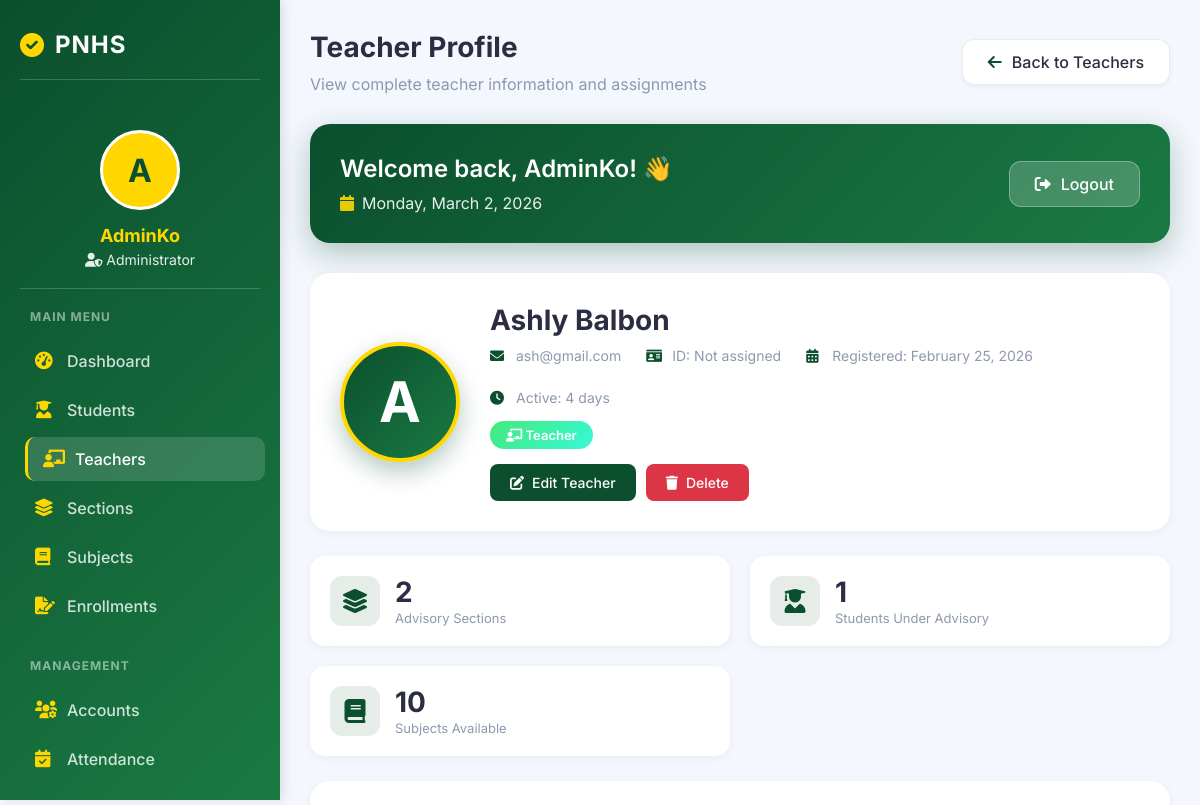
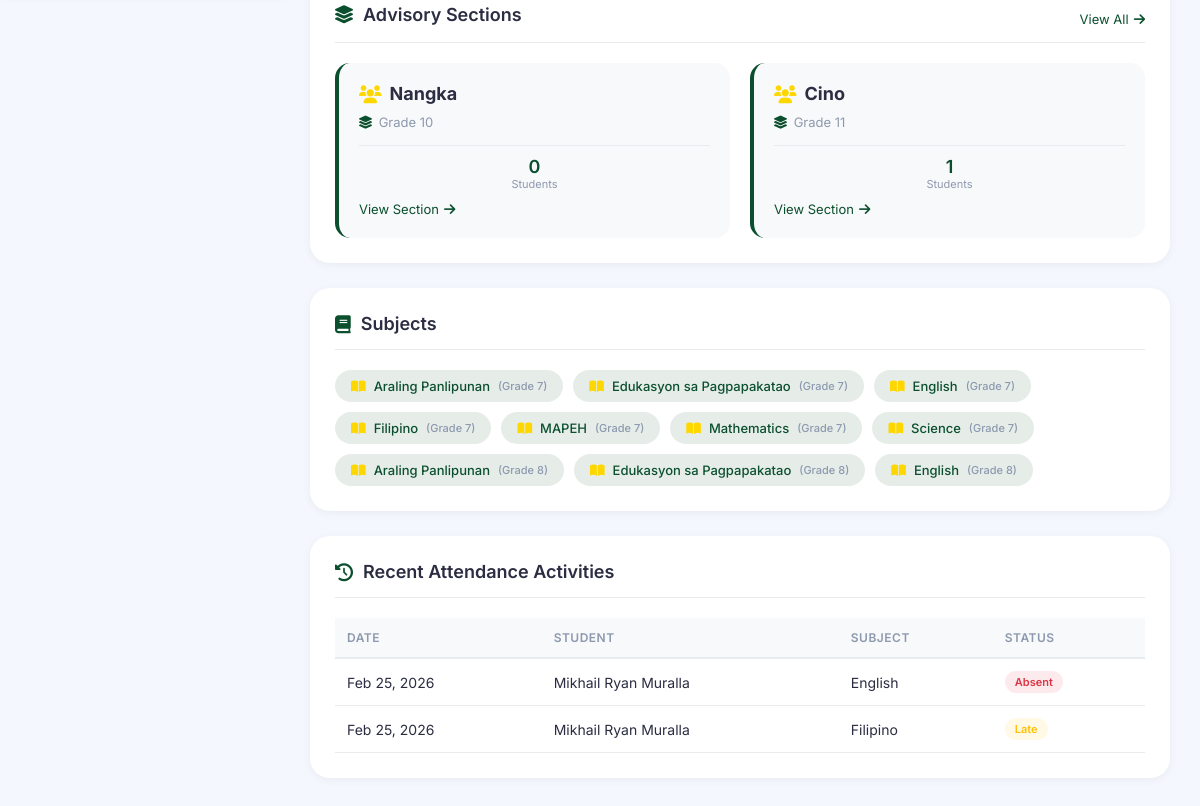
The app's page /admin/view_teacher.php?id=9 (signed in), older data (2 pictures, top to bottom).
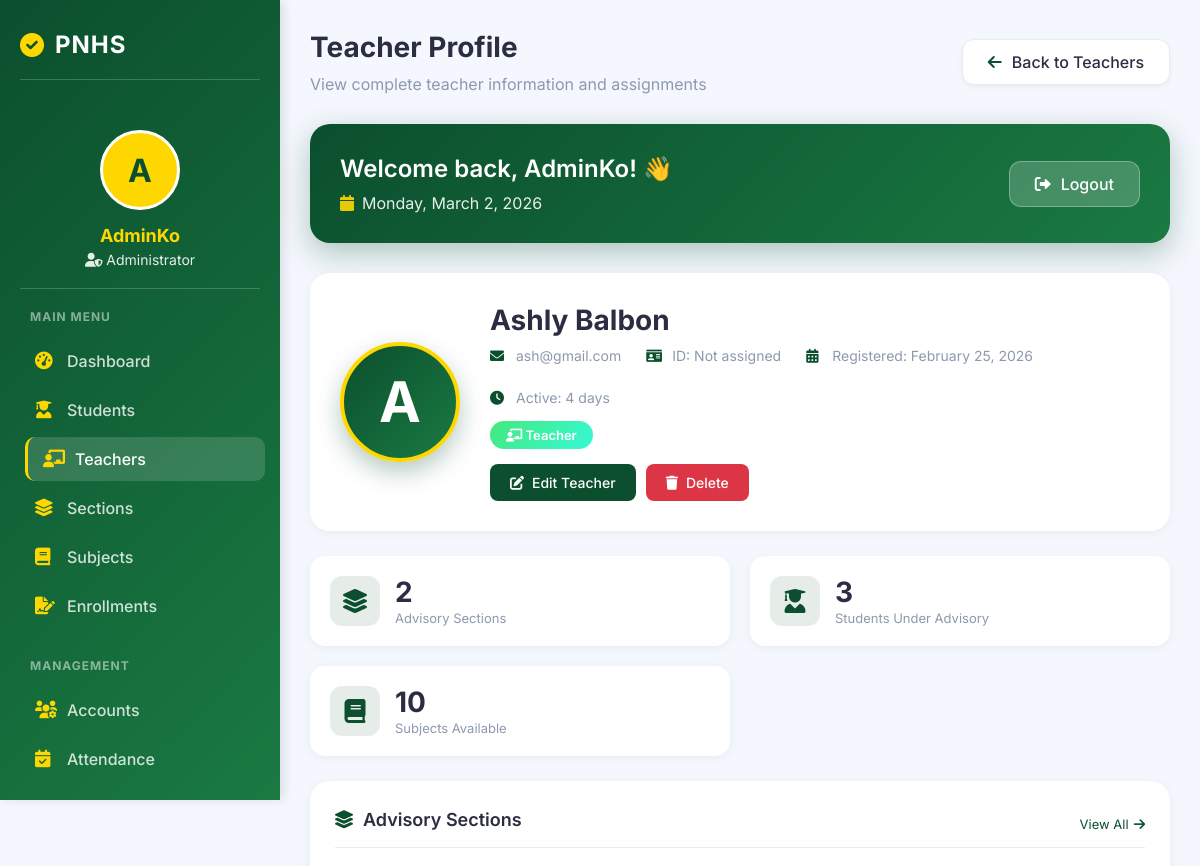
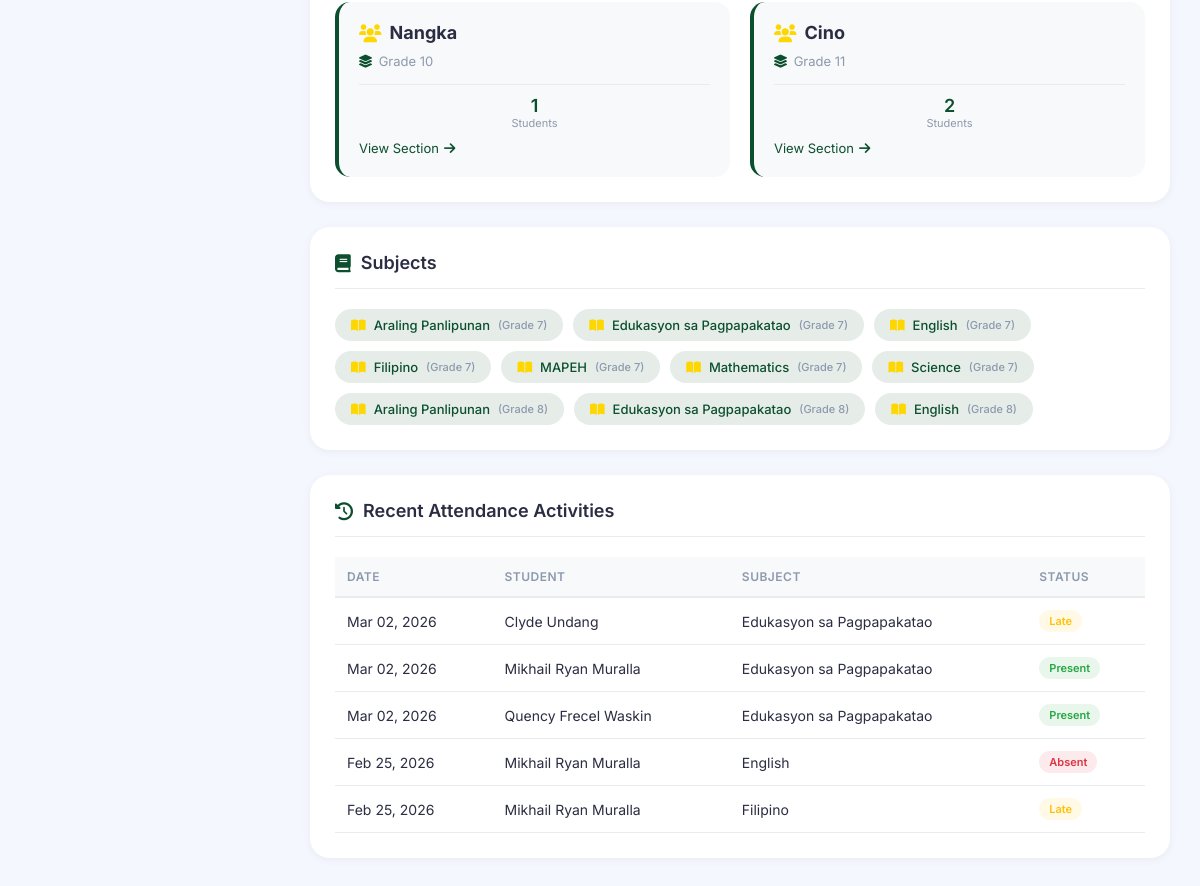
The same page, newer data (2 pictures, top to bottom).
### tables this page shows
CREATE TABLE `sections` (
  `id` int(11) NOT NULL,
  `section_name` varchar(50) DEFAULT NULL,
  `grade_id` int(11) DEFAULT NULL,
  `adviser_id` int(11) DEFAULT NULL
);

CREATE TABLE `grade_levels` (
  `id` int(11) NOT NULL,
  `grade_name` varchar(20) DEFAULT NULL
);

CREATE TABLE `subjects` (
  `id` int(11) NOT NULL,
  `subject_name` varchar(100) DEFAULT NULL,
  `grade_id` int(11) DEFAULT NULL
);

CREATE TABLE `attendance` (
  `id` int(11) NOT NULL,
  `student_id` int(11) DEFAULT NULL,
  `subject_id` int(11) DEFAULT NULL,
  `date` date DEFAULT NULL,
  `status` enum('Present','Absent','Late') DEFAULT NULL,
  `created_at` timestamp NOT NULL DEFAULT current_timestamp()
);

CREATE TABLE `users` (
  `id` int(11) NOT NULL,
  `id_number` varchar(50) DEFAULT NULL,
  `fullname` varchar(100) DEFAULT NULL,
  `email` varchar(100) DEFAULT NULL,
  `password` varchar(255) DEFAULT NULL,
  `role` enum('Admin','Registrar','Teacher','Student') DEFAULT NULL,
  `created_at` timestamp NOT NULL DEFAULT current_timestamp()
);

### admin/view_teacher.php (the view, shortened to what the changed rows need)
<?php
include("../config/database.php");
$admin_name = $_SESSION['user']['fullname'];
$teacher_id = $_GET['id'];
$query = "SELECT * FROM users WHERE id = ? AND role = 'Teacher'";
$stmt = $conn->prepare($query);
$stmt->bind_param("i", $teacher_id);
$stmt->execute();
$result = $stmt->get_result();
$teacher = $result->fetch_assoc();
$sections_query = "
    SELECT s.*, g.grade_name,
           (SELECT COUNT(*) FROM enrollments e WHERE e.grade_id = s.grade_id AND e.status = 'Enrolled') as student_count
    FROM sections s
    LEFT JOIN grade_levels g ON s.grade_id = g.id
    WHERE s.adviser_id = ?
    ORDER BY g.id, s.section_name
";
$stmt = $conn->prepare($sections_query);
$stmt->bind_param("i", $teacher_id);
$stmt->execute();
$sections = $stmt->get_result();
$subjects_query = "
    SELECT sub.*, g.grade_name
    FROM subjects sub
    LEFT JOIN grade_levels g ON sub.grade_id = g.id
    ORDER BY g.id, sub.subject_name
    LIMIT 10
";
$subjects = $conn->query($subjects_query);
$activities_query = "
    SELECT a.*, u.fullname as student_name, sub.subject_name
    FROM attendance a
    LEFT JOIN users u ON a.student_id = u.id
    LEFT JOIN subjects sub ON a.subject_id = sub.id
    WHERE sub.id IN (SELECT id FROM subjects)
    ORDER BY a.date DESC
    LIMIT 10
";
$activities = $conn->query($activities_query);
$total_students = 0;
$sections->data_seek(0);
while($section = $sections->fetch_assoc()) {
    $total_students += $section['student_count'];
}
$sections->data_seek(0);
?>
<!DOCTYPE html>
<html lang="en">
<head>
    <link rel="stylesheet" href="https://cdnjs.cloudflare.com/ajax/libs/font-awesome/6.0.0/css/all.min.css">
</head>
<body>
    <div class="app-container">
        <div class="sidebar">
            <h2>
                <i class="fas fa-check-circle"></i>
                <span>PNHS</span>
            </h2>
        </div>
        <div class="main-content">
            <div class="dashboard-header">
                <div class="header-left">
                    <h1>Teacher Profile</h1>
                </div>
            </div>
            <div class="welcome-card">
                <div class="welcome-text">
                    <h2>Welcome back, <?php echo htmlspecialchars(explode(' ', $admin_name)[0]); ?>! 👋</h2>
                </div>
            </div>
            <div class="profile-card">
                <div class="profile-info">
                    <h2><?php echo htmlspecialchars($teacher['fullname']); ?></h2>
                </div>
            </div>
            <div class="stats-grid">
                <div class="stat-card">
                    <div class="stat-content">
                        <div class="stat-number"><?php echo $total_students; ?></div>
                        <div class="stat-label">Students Under Advisory</div>
                    </div>
                </div>
            </div>
            <div class="detail-card">
                <?php if($sections && $sections->num_rows > 0): ?>
                    <div class="sections-grid">
                        <?php while($section = $sections->fetch_assoc()): ?>
                            <div class="section-card">
                                <h4>
                                    <i class="fas fa-users"></i>
                                    <?php echo htmlspecialchars($section['section_name']); ?>
                                </h4>
                                <div class="section-details">
                                    <span><i class="fas fa-layer-group"></i> <?php echo htmlspecialchars($section['grade_name']); ?></span>
                                </div>
                                <div class="section-stats">
                                    <div class="section-stat">
                                        <div class="value"><?php echo $section['student_count']; ?></div>
                                        <div class="label">Students</div>
                                    </div>
                                </div>
                                <a href="view_section.php?id=<?php echo $section['id']; ?>" class="view-link">
                                    View Section <i class="fas fa-arrow-right"></i>
                                </a>
                            </div>
                        <?php endwhile; ?>
                    </div>
                <?php endif; ?>
            </div>
            <div class="detail-card">
                <?php if($subjects && $subjects->num_rows > 0): ?>
                    <div class="subjects-list">
                        <?php while($subject = $subjects->fetch_assoc()): ?>
                            <span class="subject-tag">
                                <i class="fas fa-book-open"></i>
                                <?php echo htmlspecialchars($subject['subject_name']); ?>
                                <span style="color: var(--text-secondary); font-size: 11px;">(<?php echo $subject['grade_name']; ?>)</span>
                            </span>
                        <?php endwhile; ?>
                    </div>
                <?php endif; ?>
            </div>
            <div class="detail-card">
                <?php if($activities && $activities->num_rows > 0): ?>
                    <div class="table-container">
                        <table class="activities-table">
                            <thead>
                                <tr>
                                    <th>Date</th>
                                    <th>Student</th>
                                    <th>Subject</th>
                                    <th>Status</th>
                                </tr>
                            </thead>
                            <tbody>
                                <?php
                                while($row = $activities->fetch_assoc()):
                                ?>
                                    <tr>
                                        <td><?php echo date('M d, Y', strtotime($row['date'])); ?></td>
                                        <td><?php echo htmlspecialchars($row['student_name']); ?></td>
                                        <td><?php echo htmlspecialchars($row['subject_name']); ?></td>
                                        <td>
                                            <span class="badge badge-<?php echo strtolower($row['status']); ?>">
                                                <?php echo $row['status']; ?>
                                            </span>
                                        </td>
                                    </tr>
                                <?php endwhile; ?>
                            </tbody>
                        </table>
                    </div>
                <?php endif; ?>
            </div>
        </div>
    </div>
</body>
</html>

Row changes from the older to the newer data that the page shows:
computed for sections "Nangka": student_count "0" → "1"
computed for sections "Cino": student_count "1" → "2"
added attendance: date "Mar 02, 2026", student.fullname "Clyde Undang", subject.subject_name "Edukasyon sa Pagpapakatao", status "Late"
added attendance: date "Mar 02, 2026", student.fullname "Mikhail Ryan Muralla", subject.subject_name "Edukasyon sa Pagpapakatao", status "Present"
added attendance: date "Mar 02, 2026", student.fullname "Quency Frecel Waskin", subject.subject_name "Edukasyon sa Pagpapakatao", status "Present"
Text that changed along with them:
$total_students: "1" → "3"
